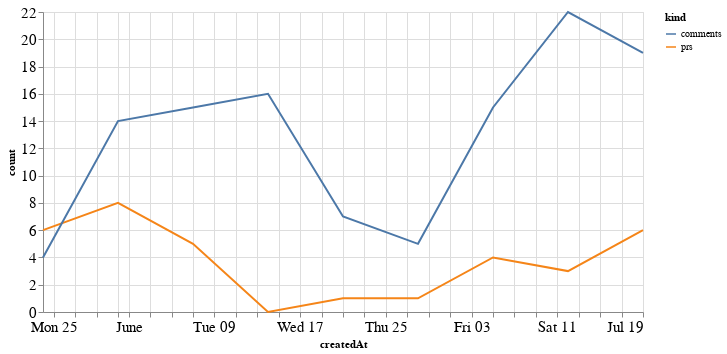

Notebook code for this chart:
### Code cell
alt.Chart(total_time, width=600).mark_line().encode(
    x='createdAt',
    y='count',
    color='kind'
)

### Figure 1 — Vega-Lite specification as saved in the notebook (floating-point values rounded to 4 significant figures)
{"config": {"axisLeft": {"labelFontSize": 15}, "axisBottom": {"labelFontSize": 15}}, "data": {"name": "data-b2e2210a63f5f76110edf37cf603c63a"}, "mark": "line", "encoding": {"color": {"type": "nominal", "field": "kind"}, "x": {"type": "temporal", "field": "createdAt"}, "y": {"type": "quantitative", "field": "count"}}, "width": 600, "$schema": "https://vega.github.io/schema/vega-lite/v4.8.1.json", "datasets": {"data-b2e2210a63f5f76110edf37cf603c63a": [{"createdAt": "2020-05-24T00:00:00", "kind": "prs", "count": 6}, {"createdAt": "2020-05-31T00:00:00", "kind": "prs", "count": 8}, {"createdAt": "2020-06-07T00:00:00", "kind": "prs", "count": 5}, {"createdAt": "2020-06-14T00:00:00", "kind": "prs", "count": 0}, {"createdAt": "2020-06-21T00:00:00", "kind": "prs", "count": 1}, {"createdAt": "2020-06-28T00:00:00", "kind": "prs", "count": 1}, {"createdAt": "2020-07-05T00:00:00", "kind": "prs", "count": 4}, {"createdAt": "2020-07-12T00:00:00", "kind": "prs", "count": 3}, {"createdAt": "2020-07-19T00:00:00", "kind": "prs", "count": 6}, {"createdAt": "2020-05-24T00:00:00", "kind": "comments", "count": 4}, {"createdAt": "2020-05-31T00:00:00", "kind": "comments", "count": 14}, {"createdAt": "2020-06-07T00:00:00", "kind": "comments", "count": 15}, {"createdAt": "2020-06-14T00:00:00", "kind": "comments", "count": 16}, {"createdAt": "2020-06-21T00:00:00", "kind": "comments", "count": 7}, {"createdAt": "2020-06-28T00:00:00", "kind": "comments", "count": 5}, {"createdAt": "2020-07-05T00:00:00", "kind": "comments", "count": 15}, {"createdAt": "2020-07-12T00:00:00", "kind": "comments", "count": 22}, {"createdAt": "2020-07-19T00:00:00", "kind": "comments", "count": 19}]}}
